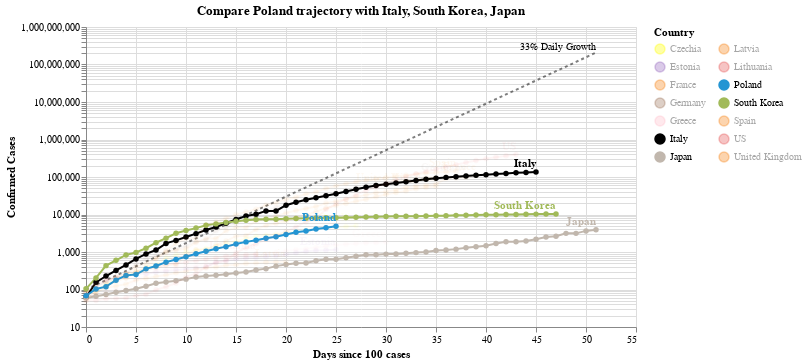

Here is the notebook cell this chart was saved with:
### Code cell
#hide_input
chart3 = make_since_chart(['Poland'])
chart3

### Figure 1 — Vega-Lite specification as saved in the notebook (floating-point values rounded to 4 significant figures; data arrays with more than 128 entries replaced by an {"elided": "..."} marker saying what was removed)
{"config": {"view": {"continuousWidth": 400, "continuousHeight": 300}}, "layer": [{"mark": {"type": "line", "color": "black", "opacity": 0.5, "strokeDash": [3, 3]}, "encoding": {"x": {"type": "quantitative", "field": "Days since 100 cases"}, "y": {"type": "quantitative", "field": "Confirmed Cases"}}}, {"mark": {"type": "text", "align": "right", "dy": -6, "fontSize": 10, "text": "33% Daily Growth"}, "encoding": {"x": {"type": "quantitative", "field": "Days since 100 cases"}, "y": {"type": "quantitative", "field": "Confirmed Cases"}}, "transform": [{"filter": "(datum['Days since 100 cases'] >= 51)"}]}, {"data": {"name": "data-1f37ba5c391c2e260e5a280a870e257c"}, "mark": {"type": "line", "point": true}, "encoding": {"color": {"type": "nominal", "field": "Country", "legend": {"columns": 2}, "scale": {"domain": ["Czechia", "Estonia", "France", "Germany", "Greece", "Italy", "Japan", "Latvia", "Lithuania", "Poland", "South Korea", "Spain", "US", "United Kingdom"], "range": ["yellow", "#9467bd", "#F58518", "#9D755D", "pink", "black", "#C1B7AD", "#F58518", "#E45756", "#2495D3", "#A1BA59", "#F58518", "#E45756", "#F58518"]}}, "opacity": {"condition": {"value": 1, "selection": "selector001"}, "value": 0.05}, "tooltip": [{"type": "nominal", "field": "Country"}, {"type": "temporal", "field": "Date"}, {"type": "quantitative", "field": "Confirmed Cases"}, {"type": "quantitative", "field": "Days since 100 cases"}], "x": {"type": "quantitative", "field": "Days since 100 cases"}, "y": {"type": "quantitative", "field": "Confirmed Cases", "scale": {"type": "log"}}}, "selection": {"selector001": {"type": "multi", "fields": ["Country"], "bind": "legend", "init": [{"Country": "Poland"}, {"Country": "Italy"}, {"Country": "South Korea"}, {"Country": "Japan"}]}}, "width": 550}, {"data": {"name": "data-1f37ba5c391c2e260e5a280a870e257c"}, "mark": {"type": "text", "align": "right", "dy": -8, "fontWeight": "bold"}, "encoding": {"color": {"type": "nominal", "field": "Country", "legend": {"columns": 2}, "scale": {"domain": ["Czechia", "Estonia", "France", "Germany", "Greece", "Italy", "Japan", "Latvia", "Lithuania", "Poland", "South Korea", "Spain", "US", "United Kingdom"], "range": ["yellow", "#9467bd", "#F58518", "#9D755D", "pink", "black", "#C1B7AD", "#F58518", "#E45756", "#2495D3", "#A1BA59", "#F58518", "#E45756", "#F58518"]}}, "opacity": {"condition": {"value": 1, "selection": "selector001"}, "value": 0.05}, "text": {"type": "nominal", "field": "Country"}, "tooltip": [{"type": "nominal", "field": "Country"}, {"type": "temporal", "field": "Date"}, {"type": "quantitative", "field": "Confirmed Cases"}, {"type": "quantitative", "field": "Days since 100 cases"}], "x": {"type": "quantitative", "field": "Days since 100 cases"}, "y": {"type": "quantitative", "field": "Confirmed Cases", "scale": {"type": "log"}}}, "transform": [{"filter": "(datum['Date'] >= 1586217600000)"}], "width": 550}], "data": {"name": "data-bf6d033b3ad16d8c89503df408ec6949"}, "title": "Compare Poland trajectory with Italy, South Korea, Japan", "$schema": "https://vega.github.io/schema/vega-lite/v4.0.2.json", "datasets": {"data-bf6d033b3ad16d8c89503df408ec6949": [{"Days since 100 cases": 0, "Confirmed Cases": 100.0}, {"Days since 100 cases": 1, "Confirmed Cases": 133.0}, {"Days since 100 cases": 2, "Confirmed Cases": 176.9}, {"Days since 100 cases": 3, "Confirmed Cases": 235.3}, {"Days since 100 cases": 4, "Confirmed Cases": 312.9}, {"Days since 100 cases": 5, "Confirmed Cases": 416.2}, {"Days since 100 cases": 6, "Confirmed Cases": 553.5}, {"Days since 100 cases": 7, "Confirmed Cases": 736.1}, {"Days since 100 cases": 8, "Confirmed Cases": 979.1}, {"Days since 100 cases": 9, "Confirmed Cases": 1302.0}, {"Days since 100 cases": 10, "Confirmed Cases": 1732.0}, {"Days since 100 cases": 11, "Confirmed Cases": 2303.0}, {"Days since 100 cases": 12, "Confirmed Cases": 3064.0}, {"Days since 100 cases": 13, "Confirmed Cases": 4074.0}, {"Days since 100 cases": 14, "Confirmed Cases": 5419.0}, {"Days since 100 cases": 15, "Confirmed Cases": 7207.0}, {"Days since 100 cases": 16, "Confirmed Cases": 9586.0}, {"Days since 100 cases": 17, "Confirmed Cases": 12750.0}, {"Days since 100 cases": 18, "Confirmed Cases": 16960.0}, {"Days since 100 cases": 19, "Confirmed Cases": 22550.0}, {"Days since 100 cases": 20, "Confirmed Cases": 29990.0}, {"Days since 100 cases": 21, "Confirmed Cases": 39890.0}, {"Days since 100 cases": 22, "Confirmed Cases": 53060.0}, {"Days since 100 cases": 23, "Confirmed Cases": 70560.0}, {"Days since 100 cases": 24, "Confirmed Cases": 93850.0}, {"Days since 100 cases": 25, "Confirmed Cases": 124800.0}, {"Days since 100 cases": 26, "Confirmed Cases": 166000.0}, {"Days since 100 cases": 27, "Confirmed Cases": 220800.0}, {"Days since 100 cases": 28, "Confirmed Cases": 293700.0}, {"Days since 100 cases": 29, "Confirmed Cases": 390600.0}, {"Days since 100 cases": 30, "Confirmed Cases": 519500.0}, {"Days since 100 cases": 31, "Confirmed Cases": 690900.0}, {"Days since 100 cases": 32, "Confirmed Cases": 918900.0}, {"Days since 100 cases": 33, "Confirmed Cases": 1222000.0}, {"Days since 100 cases": 34, "Confirmed Cases": 1625000.0}, {"Days since 100 cases": 35, "Confirmed Cases": 2162000.0}, {"Days since 100 cases": 36, "Confirmed Cases": 2875000.0}, {"Days since 100 cases": 37, "Confirmed Cases": 3824000.0}, {"Days since 100 cases": 38, "Confirmed Cases": 5086000.0}, {"Days since 100 cases": 39, "Confirmed Cases": 6764000.0}, {"Days since 100 cases": 40, "Confirmed Cases": 8996000.0}, {"Days since 100 cases": 41, "Confirmed Cases": 11970000.0}, {"Days since 100 cases": 42, "Confirmed Cases": 15910000.0}, {"Days since 100 cases": 43, "Confirmed Cases": 21170000.0}, {"Days since 100 cases": 44, "Confirmed Cases": 28150000.0}, {"Days since 100 cases": 45, "Confirmed Cases": 37440000.0}, {"Days since 100 cases": 46, "Confirmed Cases": 49790000.0}, {"Days since 100 cases": 47, "Confirmed Cases": 66230000.0}, {"Days since 100 cases": 48, "Confirmed Cases": 88080000.0}, {"Days since 100 cases": 49, "Confirmed Cases": 117100000.0}, {"Days since 100 cases": 50, "Confirmed Cases": 155800000.0}, {"Days since 100 cases": 51, "Confirmed Cases": 207200000.0}], "data-1f37ba5c391c2e260e5a280a870e257c": {"elided": "493 records"}}}
